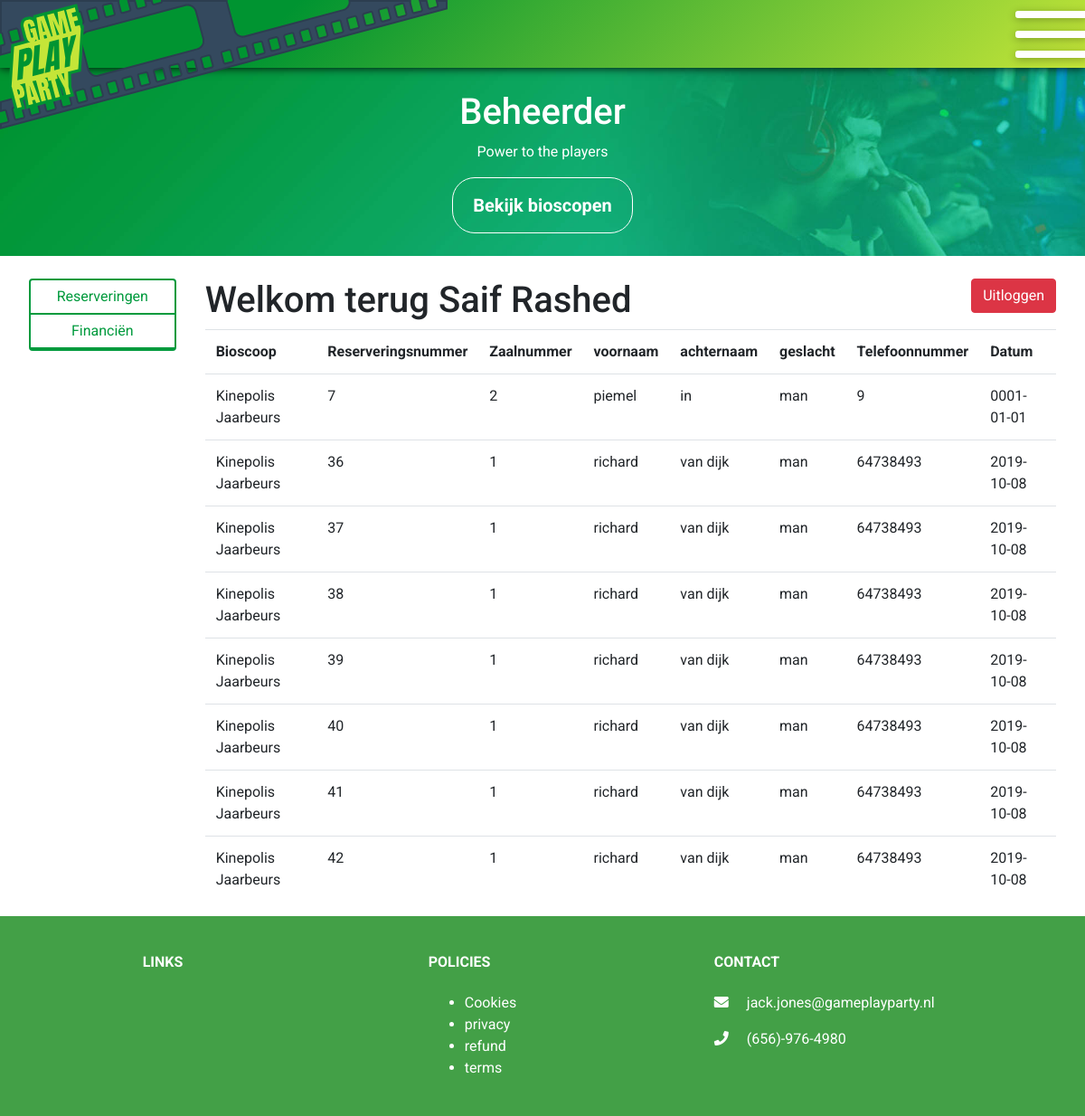
/?op=admin&selectedPage=reserveringen (signed in), run on the app's committed database.
### tables this page shows
CREATE TABLE `reserveringen` (
  `reservering_id` int(11) NOT NULL,
  `voornaam` varchar(256) DEFAULT NULL,
  `achternaam` varchar(256) DEFAULT NULL,
  `geslacht` varchar(256) DEFAULT NULL,
  `telefoonnummer` int(11) DEFAULT NULL,
  `geplande_datum` date DEFAULT NULL,
  `zaal_id` int(11) NOT NULL,
  `aantal_kinderen` int(11) NOT NULL,
  `aantal_volwassenen` int(11) NOT NULL,
  `straat` varchar(256) NOT NULL,
  `postcode` varchar(6) NOT NULL,
  `provincie` varchar(100) NOT NULL,
  `stad` varchar(256) NOT NULL,
  `aantal_tieners` int(11) NOT NULL
);

CREATE TABLE `bioscopen` (
  `bioscoop_id` int(11) NOT NULL,
  `naam` varchar(256) DEFAULT NULL,
  `info` text,
  `adres` varchar(256) DEFAULT NULL,
  `bios_postcode` varchar(256) DEFAULT NULL,
  `gebruiker_id` int(11) DEFAULT NULL,
  `provincie_id` int(11) DEFAULT NULL
);

CREATE TABLE `zalen` (
  `zaal_id` int(11) NOT NULL,
  `bioscoop_id` int(11) NOT NULL,
  `zaal_nummer` int(11) NOT NULL,
  `rolstoel_plaatsen` int(11) NOT NULL,
  `schermgrootte` varchar(256) NOT NULL,
  `faciliteiten` varchar(256) NOT NULL,
  `versies` varchar(256) NOT NULL,
  `begintijd` varchar(256) NOT NULL,
  `eindtijd` varchar(256) NOT NULL,
  `aantal_plaatsen` int(11) NOT NULL
);

### index.php (called while the page is built)
<?php
require_once 'controller/UserController.php';
$controller = new UserController();
$controller->handleRequest();

### model/DataHandler.php (called while the page is built, shortened)
<?php
class DataHandler {
    public function __construct($host, $dbdriver, $dbname, $username, $password)
    {
        $this->host = $host;
        $this->dbdriver = $dbdriver;
        $this->dbname = $dbname;
        $this->username = $username;
        $this->password = $password;
        try {
            $this->dbh = new PDO("$this->dbdriver:host=$this->host;dbname=$this->dbname", $this->username, $this->password);
            $this->dbh->setAttribute(PDO::ATTR_ERRMODE, PDO::ERRMODE_EXCEPTION);
            return true;
        } catch (PDOException $e) {
            echo "Connection with ".$this->dbdriver." failed: ".$e->getMessage();
        }
    }
    public function readsData($sql){
        return $this->dbh->query($sql,PDO::FETCH_ASSOC);
    }
};

### model/AdminLogic.php (the view, shortened to what this page needs)
<?php
require_once 'model/DataHandler.php';
class AdminLogic {
    public function __construct() {
        $this->DataHandler = new Datahandler("localhost", "mysql", "gameplayparty", "root", "Rashed112");
    }
    public function bestellingen() {
        return $this->createReservationsTable($this->DataHandler->readsData('SELECT naam, reservering_id, zaal_nummer, voornaam, achternaam, geslacht, telefoonnummer, geplande_datum from reserveringen natural join zalen natural join bioscopen'));
    }
    public function createReservationsTable($result) {
        $tableheader = false;
        $html        = "";
        $html .= '<div class="row">';
        $html .= '<div class="col-xs-12 col-md-12">';
        $html .= '<table class="table">';
        while ($row = $result->fetch(PDO::FETCH_ASSOC)) {
            if ($tableheader == false) {
                $html .= '<tr>';
                $html .= '<th>Bioscoop </th>';
                $html .= '<th>Reserveringsnummer </th>';
                $html .= '<th>Zaalnummer </th>';
                $html .= '<th>voornaam </th>';
                $html .= '<th>achternaam </th>';
                $html .= '<th>geslacht </th>';
                $html .= '<th>Telefoonnummer </th>';
                $html .= '<th>Datum </th>';
                $html        .= "</tr>";
                $tableheader = true;
            }
            $html .= '<tr>';
            foreach ($row as $value) {
                $html .= '<td> ' . $value . ' </td>';
            }
            $html .= '</tr>';
        }
        $html .= '</table></div></div>';
        return $html;
    }
}
?>

### controller/UserController.php (shortened to what this page needs)
<?php
require_once 'model/AuthorLogic.php';
require_once 'model/AdminLogic.php';
class UserController {
    public function __construct() {
        $this->AdminLogic       = new AdminLogic();
    }
    public function handleRequest() {
        try {
            $op = isset($_REQUEST['op']) ? $_REQUEST['op'] : null;
            switch ($op) {
                case 'admin':
                    $this->collectAdmin($_REQUEST['selectedPage']);
                    break;
            }
        } catch (ValidationException $e) {
            $errors = $e->getErrors();
        }
    }
    public function collectAdmin($selectedPage) {
        if ($_SESSION['rol'] == 'Beheerder') {
            switch ($_GET['selectedPage']) {
                case 'reserveringen':
                    $bestel = $this->AdminLogic->bestellingen();
                    break;
            }
            include './view/beheerderPaginas/beheerder.php';
        } else {
            echo 'Your not authorized to see the page.';
        }
    }
}

### view/header.php (shortened to what this page needs)
<!DOCTYPE html>
<html lang="en">
<head>
    <link href="https://stackpath.bootstrapcdn.com/bootstrap/4.3.1/css/bootstrap.min.css" rel="stylesheet"
>
    <link rel="stylesheet" href="https://use.fontawesome.com/releases/v5.7.2/css/all.css"
>
    <link href="//cdn.quilljs.com/1.3.6/quill.snow.css" rel="stylesheet">
    <link href="//cdn.quilljs.com/1.3.6/quill.bubble.css" rel="stylesheet">
    <link rel="stylesheet" type="text/css" href="assets/css/grids/grids.css">
    <link rel="stylesheet" type="text/css" href="assets/css/main.css">
</head>
<body>
<header class="main-header">
    <div class="header-logo">
        <a href="./?op=home">
            <img src="./assets/img/logo.svg">
        </a>
    </div>
</header>
<div class="box">
    <div class="btn-menu not-active">
        <span></span>
        <span></span>
        <span></span>
    </div>
</div>
<div class="row center-xs slider">
    <div class="col-xs-12 col-md-12">
        <div class="slider-caption">
            <?php
            switch ($_REQUEST['op']) {
                case 'admin':
                    echo '<h1>Beheerder</h1>';
                    break;
            }
            ?>
            <p>Power to the players</p>
            <a href="./?op=reservations" class="btn-link light">Bekijk bioscopen</a>
        </div>
    </div>
</div>
<div class="container-fluid">

### view/beheerderPaginas/beheerder.php
<?php include './view/header.php' ?>
<div class="row start-xs">
    <div class="col-xs-12 col-md-2 admin-sidebar">
        <ul>
            <li><a href="./?op=admin&selectedPage=reserveringen">Reserveringen</a></li>
            <li><a href="./?op=admin&selectedPage=statistics">Financiën</a></li>
        </ul>
    </div>
    <div class="col-xs-12 col-md-10 admin-display">
        <div class="admin-header">
            <h1>Welkom terug <?php echo $_SESSION['voornaam'] . ' ' . $_SESSION['achternaam'] ?></h1>
            <a class="btn btn-danger" href="./?op=logout">Uitloggen</a>
        </div>
           <?php echo $bestel; ?>
    </div>
</div>
<?php include './view/footer.php' ?>

### view/footer.php (shortened to what this page needs)
</div>
<footer class="main-footer">
    <div class="container">
        <div class="row text-left">
            <div class="col-md-1 col-lg-1 col-xl-1 mx-auto mt-3">
                <h6 class="text text-uppercase mb-4 font-weight-bold">Links</h6>
            </div>
            <div class="col-md-1 col-lg-1 col-xl-1 mx-auto mt-3">
                <h6 class="text-uppercase mb-4 font-weight-bold">Policies</h6>
                <ul>
                    <li><a href="#">Cookies</a></li>
                    <li><a href="#">privacy</a></li>
                    <li><a href="#">refund</a></li>
                    <li><a href="#">terms</a></li>
                </ul>
            </div>
            <div class="col-md-4 col-lg-3 col-xl-3 mx-auto mt-3">
                <h6 class="text-uppercase mb-4 font-weight-bold">Contact</h6>
                <i class="fas fa-envelope mr-3"></i> jack.jones@gameplayparty.nl</p>
                <i class="fas fa-phone mr-3"></i> (656)-976-4980</p>
            </div>
        </div>
    </div>
</footer>
</body>
</html>

### assets/css/grids/grids.css (style rules this page uses)
.container-fluid { margin-right:auto;margin-left:auto;padding-right:2rem;padding-left:2rem }
.row { box-sizing:border-box;display:-ms-flexbox;display:-webkit-box;display:flex;-ms-flex:0 1 auto;-webkit-box-flex:0;flex:0 1 auto;-ms-flex-direction:row;-webkit-box-orient:horizontal;-webkit-box-direction:normal;flex-direction:row;-ms-flex-wrap:wrap;flex-wrap:wrap;margin-right:-1rem;margin-left:-1rem }
.col-xs,.col-xs-1,.col-xs-10,.col-xs-11,.col-xs-12,.col-xs-2,.col-xs-3,.col-xs-4,.col-xs-5,.col-xs-6,.col-xs-7,.col-xs-8,.col-xs-9 { box-sizing:border-box;-ms-flex:0 0 auto;-webkit-box-flex:0;flex:0 0 auto;padding-right:1rem;padding-left:1rem }
.col-xs-12 { -ms-flex-preferred-size:100%;flex-basis:100%;max-width:100% }
.start-xs { -ms-flex-pack:start;-webkit-box-pack:start;justify-content:flex-start;text-align:start }
.center-xs { -ms-flex-pack:center;-webkit-box-pack:center;justify-content:center;text-align:center }
@media only screen and (min-width:48em) { .container { width:46rem } }
@media only screen and (min-width:62em) { .container { width:61rem } }
@media only screen and (min-width:62em) { .col-md,.col-md-1,.col-md-10,.col-md-11,.col-md-12,.col-md-2,.col-md-3,.col-md-4,.col-md-5,.col-md-6,.col-md-7,.col-md-8,.col-md-9 { box-sizing:border-box;-ms-flex:0 0 auto;-webkit-box-flex:0;flex:0 0 auto;padding-right:1rem;padding-left:1rem } }
@media only screen and (min-width:62em) { .col-md-1 { -ms-flex-preferred-size:8.333%;flex-basis:8.333%;max-width:8.333% } }
@media only screen and (min-width:62em) { .col-md-2 { -ms-flex-preferred-size:16.667%;flex-basis:16.667%;max-width:16.667% } }
@media only screen and (min-width:62em) { .col-md-4 { -ms-flex-preferred-size:33.333%;flex-basis:33.333%;max-width:33.333% } }
@media only screen and (min-width:62em) { .col-md-10 { -ms-flex-preferred-size:83.333%;flex-basis:83.333%;max-width:83.333% } }
@media only screen and (min-width:62em) { .col-md-12 { -ms-flex-preferred-size:100%;flex-basis:100%;max-width:100% } }
@media only screen and (min-width:75em) { .container { width:71rem } }
@media only screen and (min-width:75em) { .col-lg,.col-lg-1,.col-lg-10,.col-lg-11,.col-lg-12,.col-lg-2,.col-lg-3,.col-lg-4,.col-lg-5,.col-lg-6,.col-lg-7,.col-lg-8,.col-lg-9 { box-sizing:border-box;-ms-flex:0 0 auto;-webkit-box-flex:0;flex:0 0 auto;padding-right:1rem;padding-left:1rem } }
@media only screen and (min-width:75em) { .col-lg-1 { -ms-flex-preferred-size:8.333%;flex-basis:8.333%;max-width:8.333% } }
@media only screen and (min-width:75em) { .col-lg-3 { -ms-flex-preferred-size:25%;flex-basis:25%;max-width:25% } }

### assets/css/essentials.css (style rules this page uses)
body { overflow-x: hidden; box-sizing: border-box; font-family: 'Roboto', sans-serif; }
.slider { background-image: url('../img/slider.jpg'); background-size: cover; background-repeat: no-repeat; position: relative; left: 0; right: 0; margin-bottom: 25px; }
.slider-caption { margin: 100px 0px 25px 0px; color: #fff; }
.btn-link { font-size: 20px; font-weight: bold; }
.btn-link.light { display: block; width: 200px; margin: 10px auto; padding: 15px 20px; color: #fff; border: 1px solid #fff; border-radius: 25px; transition: all 0.25s ease-in-out; }

### assets/css/header.css (style rules this page uses)
header.main-header { position: fixed; top: 0; left: 0; right: 0; height: 75px; background-color: #3bb78f; background-image: linear-gradient(315deg, #c4e538 0%, #009431 74%); box-shadow: 0px 0px 10px 0px #000; z-index: 10; }
header.main-header .header-logo { display: inline-block; float: left; position: relative; top: 0; left: 0; height: 100%; width: 55%; }
header.main-header .header-logo img { width: 75%; height: auto; transition: all 0.5s ease-in-out; }
.box { position: fixed; top: 0px; right: 0px; width: 75px; height: 75px; background: transparent; border-radius: 2px; z-index: 20; }
.btn-menu { position: absolute; top: 50%; left: 50%; transform: translate(-50%, -50%); width: 80px; cursor: pointer; }
.btn-menu span { display: block; width: 100%; box-shadow: 0 2px 10px 0 rgba(0, 0, 0, 0.3); border-radius: 3px; height: 8px; background: #fff; transition: all .3s; position: relative; }
.btn-menu span + span { margin-top: 14px; }
.not-active span:nth-child(1) { animation: ease .7s top-2 forwards; }
.not-active span:nth-child(2) { animation: ease .7s scaled-2 forwards; }
.not-active span:nth-child(3) { animation: ease .7s bottom-2 forwards; }

### assets/css/footer.css (style rules this page uses)
footer.main-footer { padding: 25px 25px; color: #FFF; background-color:#43a047; }
footer.main-footer a { color: #FFF; }

### data on the page
reserveringen: shows "Bioscoop", bioscopen.naam "Kinepolis Jaarbeurs", reservering_id "7", zaal.zaal_nummer "2", voornaam "piemel", achternaam "in", geslacht "man", telefoonnummer "9", geplande_datum "0001-01-01"
reserveringen: bioscopen.naam "Kinepolis Jaarbeurs", reservering_id "36", zaal.zaal_nummer "1", voornaam "richard", achternaam "van dijk", geslacht "man", telefoonnummer "64738493", geplande_datum "2019-10-08"
reserveringen: bioscopen.naam "Kinepolis Jaarbeurs", reservering_id "37", zaal.zaal_nummer "1", voornaam "richard", achternaam "van dijk", geslacht "man", telefoonnummer "64738493", geplande_datum "2019-10-08"
reserveringen: bioscopen.naam "Kinepolis Jaarbeurs", reservering_id "38", zaal.zaal_nummer "1", voornaam "richard", achternaam "van dijk", geslacht "man", telefoonnummer "64738493", geplande_datum "2019-10-08"
reserveringen: bioscopen.naam "Kinepolis Jaarbeurs", reservering_id "39", zaal.zaal_nummer "1", voornaam "richard", achternaam "van dijk", geslacht "man", telefoonnummer "64738493", geplande_datum "2019-10-08"
reserveringen: bioscopen.naam "Kinepolis Jaarbeurs", reservering_id "40", zaal.zaal_nummer "1", voornaam "richard", achternaam "van dijk", geslacht "man", telefoonnummer "64738493", geplande_datum "2019-10-08"
reserveringen: bioscopen.naam "Kinepolis Jaarbeurs", reservering_id "41", zaal.zaal_nummer "1", voornaam "richard", achternaam "van dijk", geslacht "man", telefoonnummer "64738493", geplande_datum "2019-10-08"
reserveringen: bioscopen.naam "Kinepolis Jaarbeurs", reservering_id "42", zaal.zaal_nummer "1", voornaam "richard", achternaam "van dijk", geslacht "man", telefoonnummer "64738493", geplande_datum "2019-10-08"

### other printed values
$_SESSION['voornaam'] "Saif"
$_SESSION['achternaam'] "Rashed"
